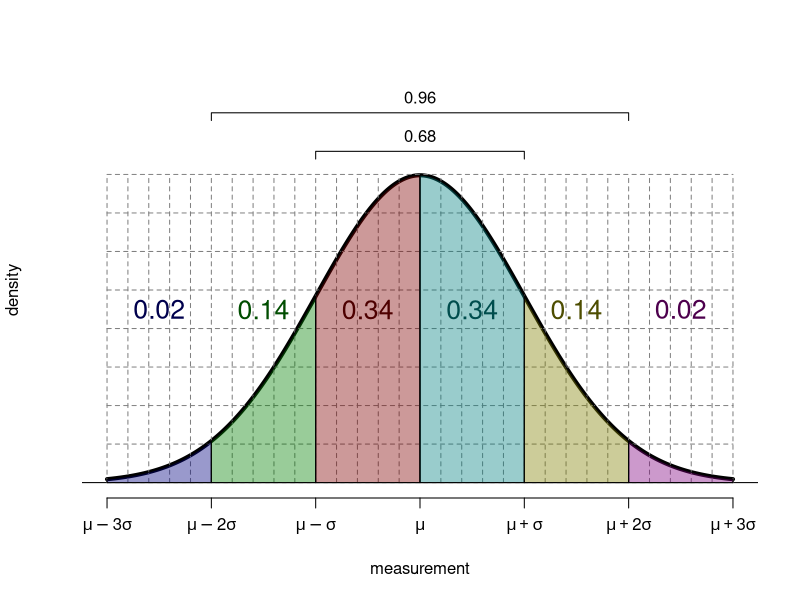
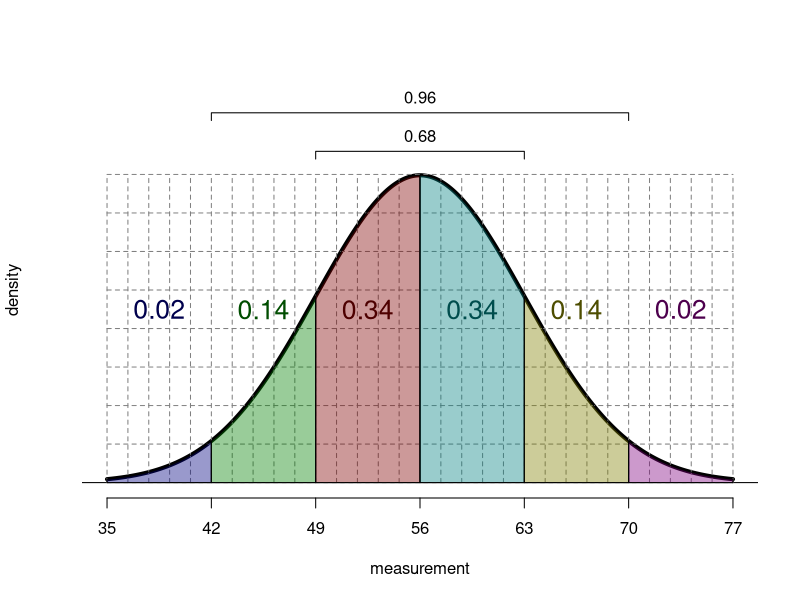

Source code (R) for these figures, in order:
## ---- chunk 1
zs = -3:3
ps = round(pnorm(zs),2)
mu = sample(30:70,1)
sig = sample(2:10,1)
zc = sample(-2:2,6,T)
zc[c(3,6)] = sample(1:2,2)
zc[c(1:2,4:5)] = sample(-2:2,4)
L = ps[zc+4]
R = 1-ps[zc+4]
C = 1-2*(1-ps[abs(zc)+4])

x = mu+sig*zc
## ---- chunk 2
z = seq(-3,3,0.01)
yl = seq(0,0.4,0.05)
zl = seq(-3,3,0.2)
plot(z,dnorm(z),type="l",axes=F,ylab="density",xlab="measurement",lwd=4,ylim=c(0,0.5))
axis(1,at=(-3):3,labels=c(expression(mu-3*sigma),expression(mu-2*sigma),expression(mu-sigma),
                          expression(mu),expression(mu+sigma),expression(mu+2*sigma),
                          expression(mu+3*sigma)))
abline(h=0)
for(z in (-3):3){
  lines(c(z,z),c(0,dnorm(z)))
}
for(z in zl){
  lines(c(z,z),c(0,0.4),lty=2,col=rgb(0.5,0.5,0.5))
}
for(y in yl){
  lines(c(-3,3),c(y,y),lty=2,col=rgb(0.5,0.5,0.5))
}
cols = c(rgb(0,0,0.5,0.4),rgb(0,0.5,0,0.4),rgb(0.5,0,0,0.4),rgb(0,0.5,0.5,0.4),rgb(0.5,0.5,0,0.4),rgb(0.5,0,0.5,0.4))
col2 = c(rgb(0,0,0.3),rgb(0,0.3,0),rgb(0.3,0,0),rgb(0,0.3,0.3),rgb(0.3,0.3,0),rgb(0.3,0,0.3))

for(i in (-3):2){
  zz = seq(i,i+1,0.01)
  polygon(c(i,zz,i+1),c(0,dnorm(zz),0),col=cols[i+4])
  text(i+0.5,0.225,round(pnorm(i+1)-pnorm(i),2),col=col2[i+4],cex=1.6)
}

lines(z,dnorm(z),lwd=4)

lines(c(-1,-1,1,1),c(0.42,0.43,0.43,0.42))
text(0,0.45,"0.68")
lines(c(-2,-2,2,2),c(0.47,0.48,0.48,0.47))
text(0,0.50,"0.96")
## ---- chunk 3
z = seq(-3,3,0.01)
yl = seq(0,0.4,0.05)
zl = seq(-3,3,0.2)
plot(z,dnorm(z),type="l",axes=F,ylab="density",xlab="measurement",lwd=4,ylim=c(0,0.5))
axis(1,at=(-3):3,labels=mu+(-3):3*sig)
abline(h=0)
for(z in (-3):3){
  lines(c(z,z),c(0,dnorm(z)))
}
for(z in zl){
  lines(c(z,z),c(0,0.4),lty=2,col=rgb(0.5,0.5,0.5))
}
for(y in yl){
  lines(c(-3,3),c(y,y),lty=2,col=rgb(0.5,0.5,0.5))
}
cols = c(rgb(0,0,0.5,0.4),rgb(0,0.5,0,0.4),rgb(0.5,0,0,0.4),rgb(0,0.5,0.5,0.4),rgb(0.5,0.5,0,0.4),rgb(0.5,0,0.5,0.4))
col2 = c(rgb(0,0,0.3),rgb(0,0.3,0),rgb(0.3,0,0),rgb(0,0.3,0.3),rgb(0.3,0.3,0),rgb(0.3,0,0.3))

for(i in (-3):2){
  zz = seq(i,i+1,0.01)
  polygon(c(i,zz,i+1),c(0,dnorm(zz),0),col=cols[i+4])
  text(i+0.5,0.225,round(pnorm(i+1)-pnorm(i),2),col=col2[i+4],cex=1.6)
}

lines(z,dnorm(z),lwd=4)

lines(c(-1,-1,1,1),c(0.42,0.43,0.43,0.42))
text(0,0.45,"0.68")
lines(c(-2,-2,2,2),c(0.47,0.48,0.48,0.47))
text(0,0.50,"0.96")
